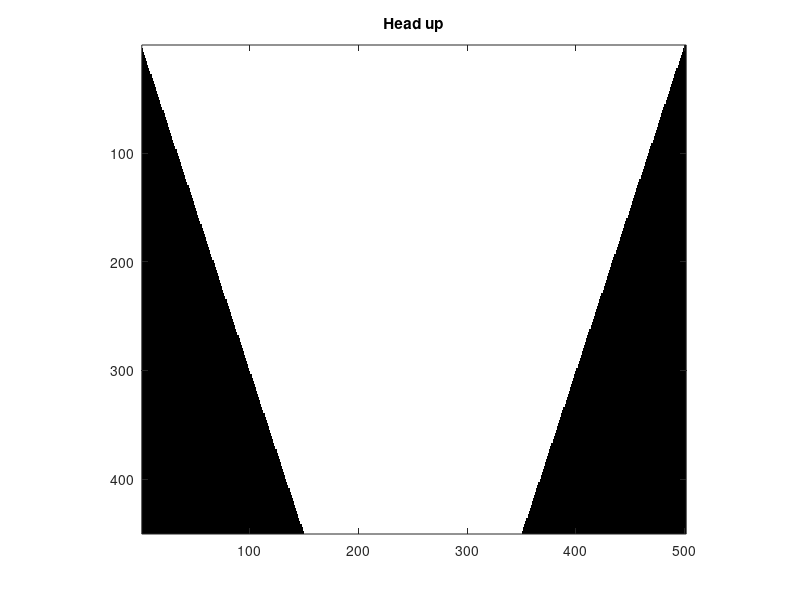
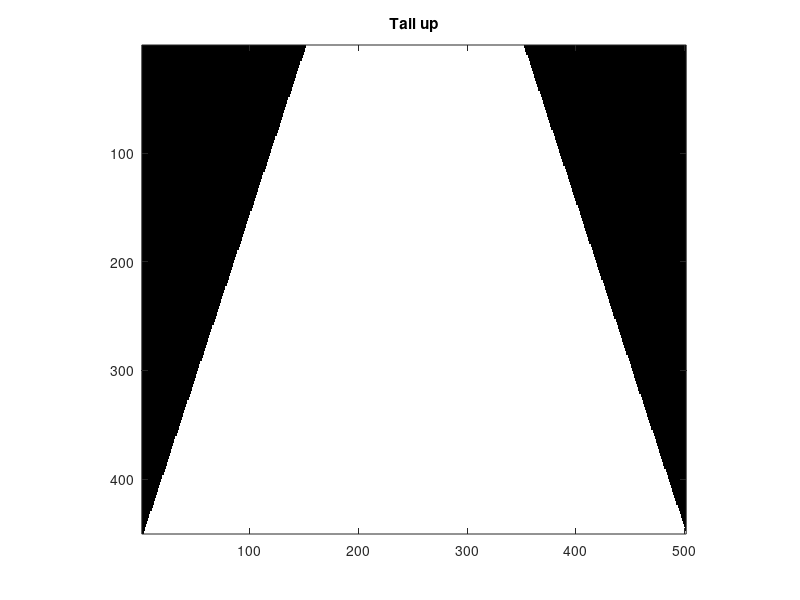

Reproduce these figures in MATLAB, in order.
head = ones(450,501);

for i = 1:450
    for j = 1:501
        if i/3. + abs(j-250) > 250;
            head(i,j) = -1;
        end
    end
end

tail = imrotate(head,180);
figure();imagesc(head);colormap gray;axis image;title('Head up');
figure();imagesc(tail);colormap gray;axis image;title('Tail up');